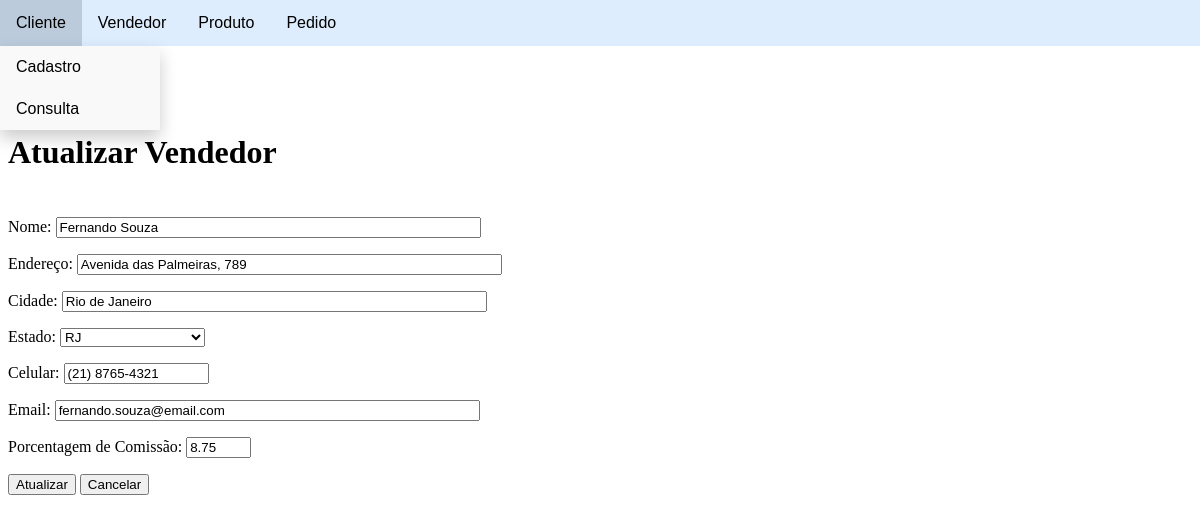
The page /vendedor/atualizarVendedor.php?id=2 on the database its author committed.
### tables this page shows
CREATE TABLE tb_vendedor(
	id INTEGER AUTO_INCREMENT PRIMARY KEY,
	nome VARCHAR(100),
	endereco VARCHAR(150),
	cidade VARCHAR(50),
	estado VARCHAR(2),
	celular VARCHAR(15),
	email VARCHAR(160),
	perc_comissao NUMERIC(5,2)
) engine INNODB;

### vendedor/atualizarVendedor.php (the view, shortened to what this page needs)
<!DOCTYPE html>
<html lang="pt-br">
<head>
</head>
<?php include('../navbar.php')?>
<body>
    <?php
        if(isset($_GET['id'])){
            include('../conexao.php');
            $id = $_GET['id'];
            $query2 = "SELECT * FROM tb_vendedor WHERE id = '$id'";
            $result = mysqli_query($con,$query2);
            $row = mysqli_fetch_assoc($result);
    ?>
    <h1>Atualizar Vendedor</h1>
    <?php include('../navbar.php') ?>
    <form method="POST">
        <p><label>Nome: <input type="text" name="nome" size="50" maxlength="100" required value="<?php echo $row['nome'];?>"></label></p>
        <p><label>Endereço: <input type="text" name="endereco" size="50" maxlength="150" required value="<?php echo $row['endereco'];?>"></label></p>
        <p><label>Cidade: <input type="text" name="cidade" size="50" maxlength="50" required value="<?php echo $row['cidade'];?>"></label></p>
        <p><label>Estado:
            <select name="estado">
                <option value="<?php echo $row['estado'];?>" selected><?php echo $row['estado'];?></option>
            </select>
        </label></p>
        <p><label>Celular: <input type="text" name="celular" size="15" maxlength="15" placeholder="(XX) XXXXX-XXXX" required value="<?php echo $row['celular'];?>"></label></p>
        <p><label>Email: <input type="text" name="email" size="50" maxlength="160" required value="<?php echo $row['email'];?>"></label></p>
        <p><label>Porcentagem de Comissão: <input type="text" name="perc_comissao" size="5" maxlength="5" required value="<?php echo $row['perc_comissao'];?>"></label></p>
        <label><input type="submit" value="Atualizar" name="atualizar"></label>
        <label><input type="submit" value="Cancelar" name="cancelar"></label>
    </form>
    <?php } ?>
</body>
</html>

### navbar.php (style rules this page uses)
h1 { margin:3em 0 0 0; }

### rows shown on the page
tb_vendedor: nome "Fernando Souza", endereco "Avenida das Palmeiras, 789", cidade "Rio de Janeiro", estado "RJ", celular "(21) 8765-4321", email "fernando.souza@email.com", perc_comissao "8.75"
